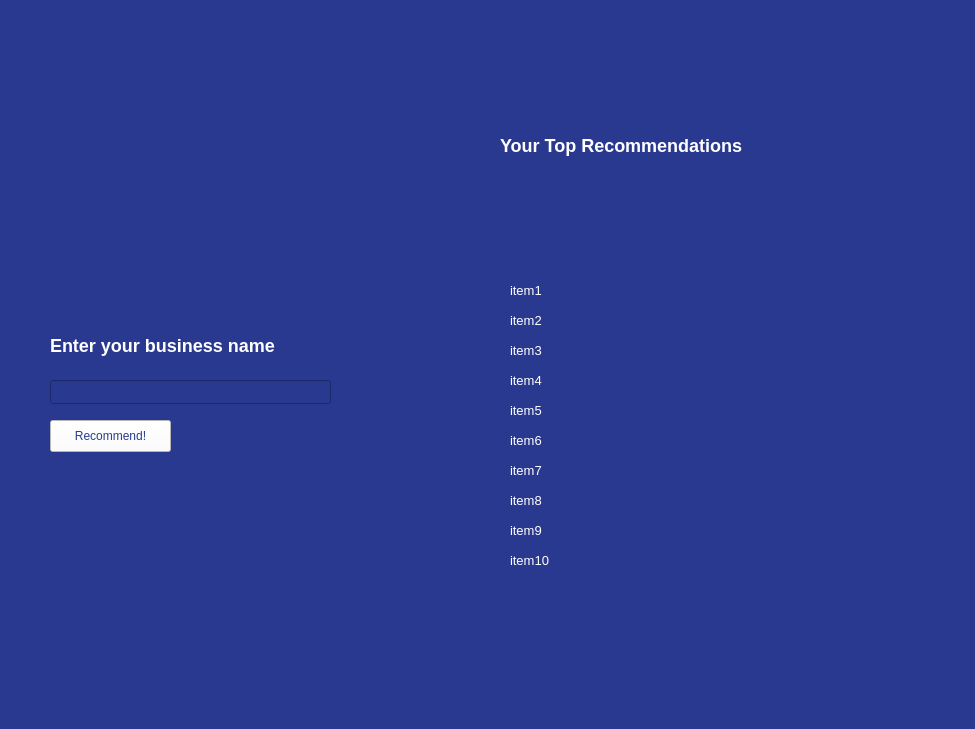
<?xml version="1.0" encoding="UTF-8"?>
<ui version="4.0">
 <class>MainWindow</class>
 <widget class="QMainWindow" name="MainWindow">
  <property name="geometry">
   <rect>
    <x>0</x>
    <y>0</y>
    <width>975</width>
    <height>729</height>
   </rect>
  </property>
  <property name="windowTitle">
   <string>RecoVend</string>
  </property>
  <property name="styleSheet">
   <string notr="true">background-color:rgb(42, 57, 144)</string>
  </property>
  <widget class="QWidget" name="centralwidget">
   <widget class="QLabel" name="label">
    <property name="geometry">
     <rect>
      <x>40</x>
      <y>40</y>
      <width>261</width>
      <height>211</height>
     </rect>
    </property>
    <property name="styleSheet">
     <string notr="true">color:rgb(255, 255, 255)</string>
    </property>
    <property name="text">
     <string>&lt;html&gt;&lt;head/&gt;&lt;body&gt;&lt;p&gt;&lt;img src=&quot;:/newPrefix/RECOVEND_white.png&quot;/&gt;&lt;/p&gt;&lt;/body&gt;&lt;/html&gt;</string>
    </property>
   </widget>
   <widget class="QLabel" name="label_2">
    <property name="geometry">
     <rect>
      <x>50</x>
      <y>330</y>
      <width>321</width>
      <height>31</height>
     </rect>
    </property>
    <property name="styleSheet">
     <string notr="true">color:rgb(255, 255, 255)</string>
    </property>
    <property name="text">
     <string>&lt;h2&gt;Enter your business name&lt;/h2&gt;</string>
    </property>
   </widget>
   <widget class="QLineEdit" name="lineEdit">
    <property name="geometry">
     <rect>
      <x>50</x>
      <y>380</y>
      <width>281</width>
      <height>24</height>
     </rect>
    </property>
    <property name="styleSheet">
     <string notr="true">color:rgb(255, 255, 255)</string>
    </property>
    <property name="text">
     <string/>
    </property>
   </widget>
   <widget class="QLabel" name="label_3">
    <property name="geometry">
     <rect>
      <x>500</x>
      <y>130</y>
      <width>341</width>
      <height>31</height>
     </rect>
    </property>
    <property name="styleSheet">
     <string notr="true">color:rgb(255, 255, 255)</string>
    </property>
    <property name="text">
     <string>&lt;h2&gt;Your Top Recommendations&lt;/h2&gt;</string>
    </property>
   </widget>
   <widget class="QLabel" name="label_4">
    <property name="geometry">
     <rect>
      <x>510</x>
      <y>200</y>
      <width>341</width>
      <height>451</height>
     </rect>
    </property>
    <property name="styleSheet">
     <string notr="true">color:rgb(255, 255, 255)</string>
    </property>
    <property name="text">
     <string>&lt;html&gt;&lt;head/&gt;&lt;body&gt;&lt;p&gt;&lt;span style=&quot; font-size:10pt;&quot;&gt;item1&lt;br/&gt;&lt;br/&gt;item2&lt;br/&gt;&lt;br/&gt;item3&lt;br/&gt;&lt;br/&gt;item4&lt;br/&gt;&lt;br/&gt;item5&lt;br/&gt;&lt;br/&gt;item6&lt;br/&gt;&lt;br/&gt;item7&lt;br/&gt;&lt;br/&gt;item8&lt;br/&gt;&lt;br/&gt;item9&lt;br/&gt;&lt;br/&gt;item10&lt;/span&gt;&lt;/p&gt;&lt;/body&gt;&lt;/html&gt;</string>
    </property>
   </widget>
   <widget class="QPushButton" name="pushButton">
    <property name="geometry">
     <rect>
      <x>50</x>
      <y>420</y>
      <width>121</width>
      <height>32</height>
     </rect>
    </property>
    <property name="styleSheet">
     <string notr="true">color:rgb(42, 57, 144);
background-color: rgb(255, 255, 255);</string>
    </property>
    <property name="text">
     <string>Recommend!</string>
    </property>
   </widget>
  </widget>
  <widget class="QStatusBar" name="statusbar"/>
 </widget>
 <resources>
  <include location="resource_file.qrc"/>
 </resources>
 <connections/>
</ui>
